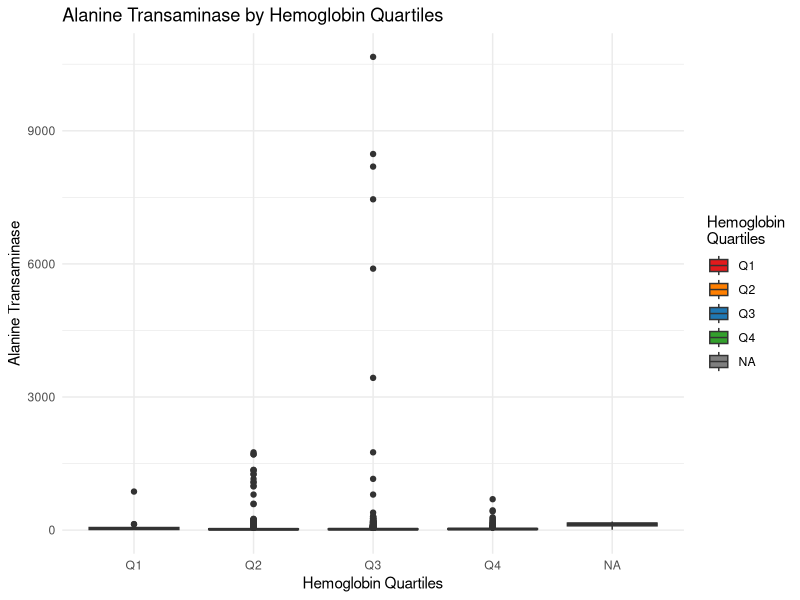
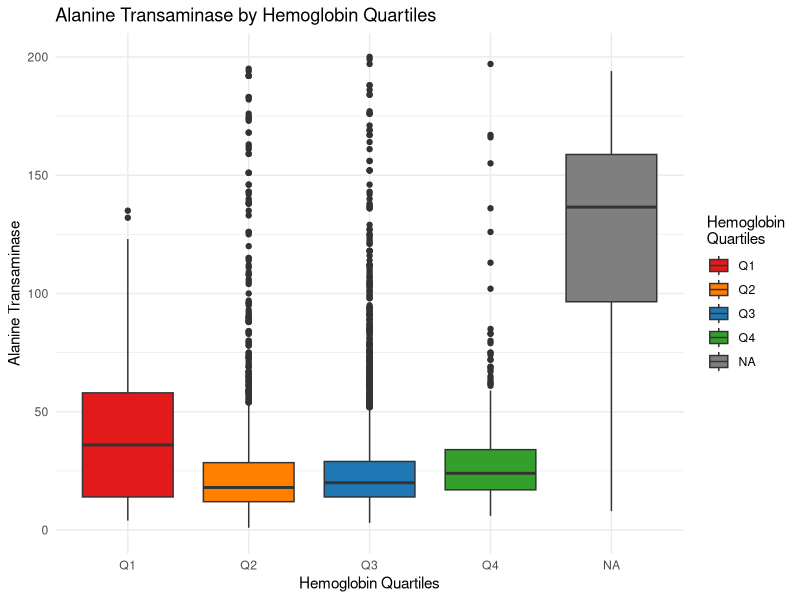
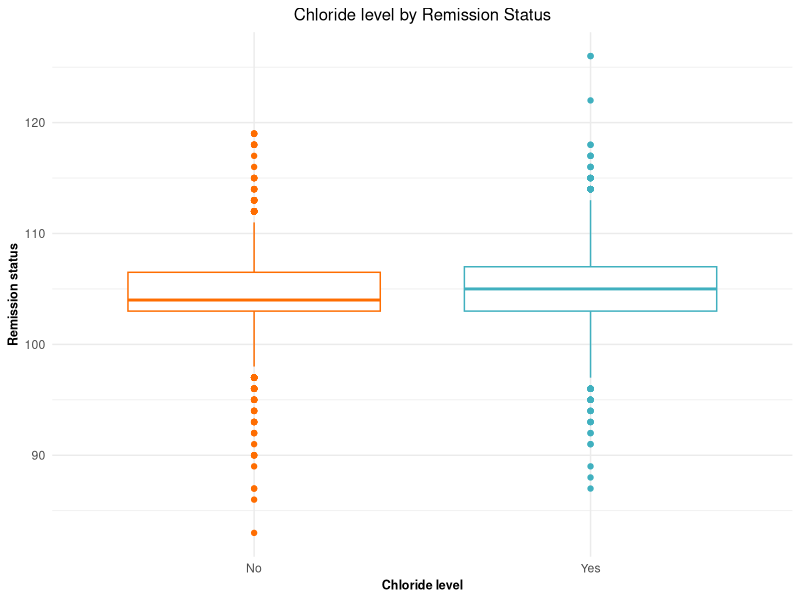
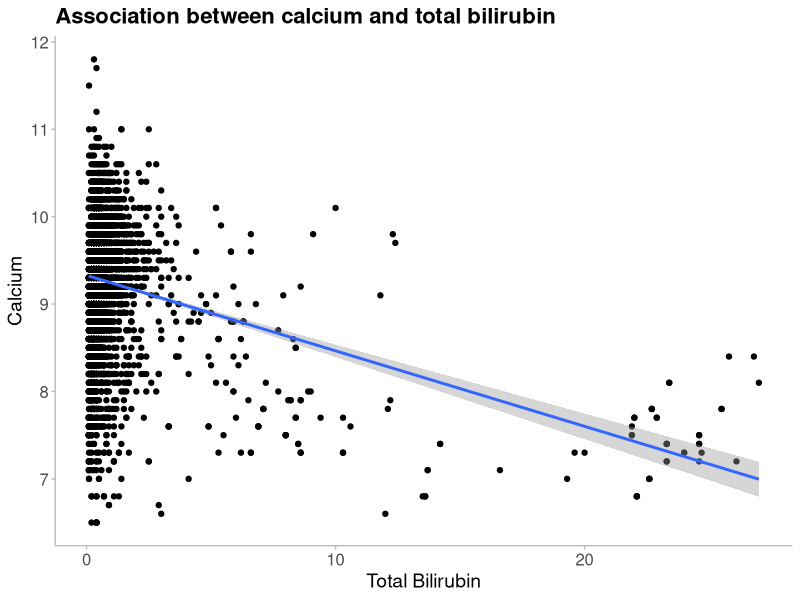
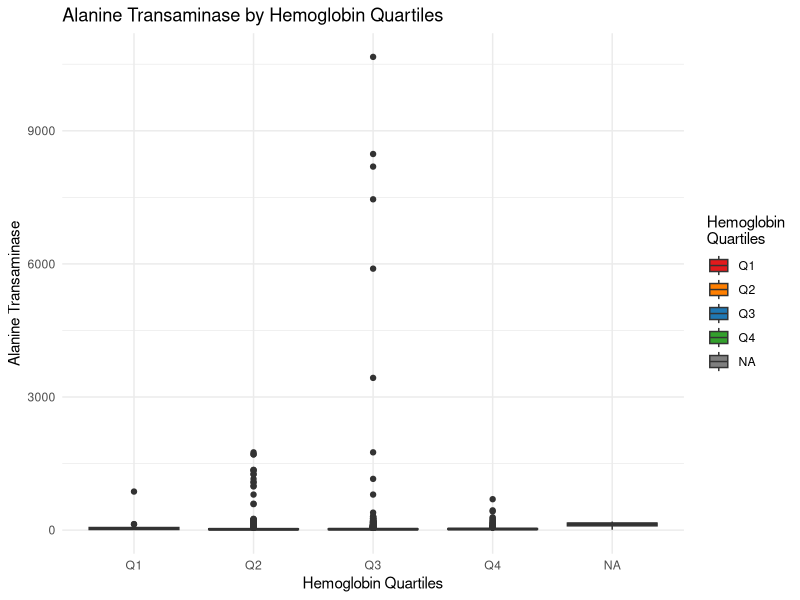
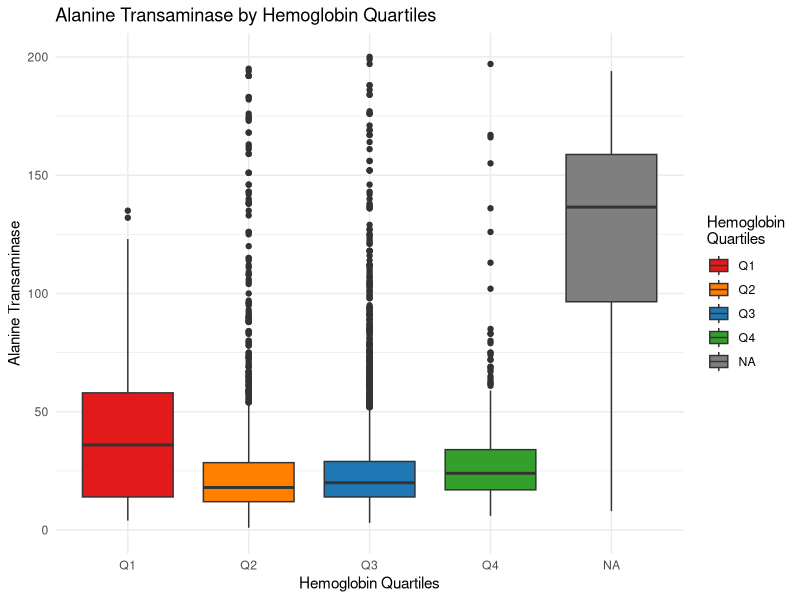
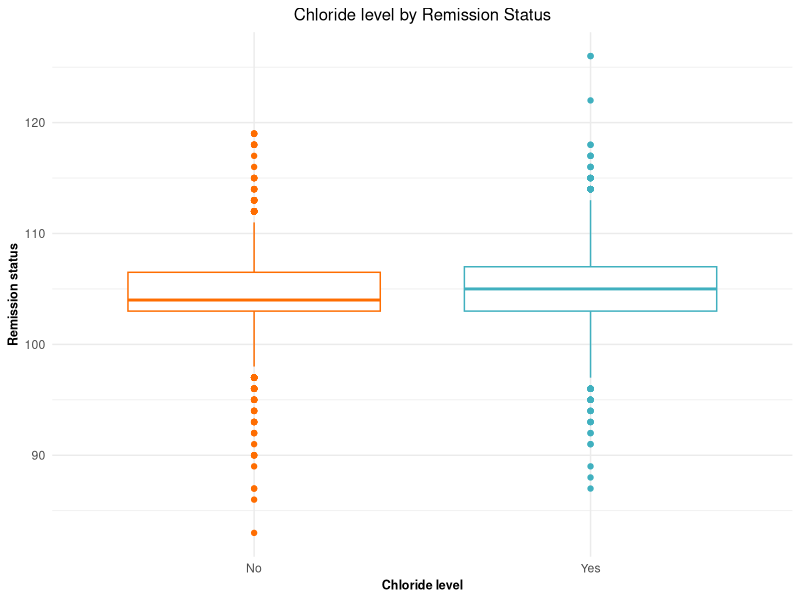
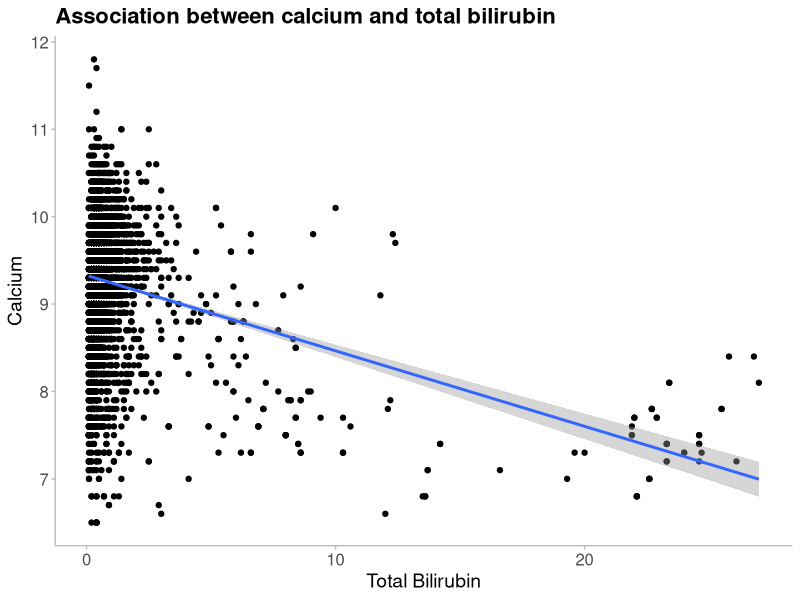

Source code (R) for these figures, in order:
#----Script Header-------------------------------------------------------------####
# Date: 10.09.2025
# Author: Data_drama_queens
# Filename: statistical-analysis
# Description: Script for statistical analysis.
#              We were given 5 questions, and asked to select one question each.
#              We have answered the following questions:
#                 - According to the data, was there a difference of alanine transaminase between quartiles of the hemoglobin level?
#                 - Does the remission depend on chloride?
#                 - Is there an association between calcium and total bilirubin?
# Project: RMED901A_Exam_Assignment
#-------------------------------------------------------------------------------###

# Read the data ----
library(here)
library(ggplot2)
library(tidyverse)

patient_data <- read_delim(
  here("data", "data-for-analysis", "20250908-tidy-joined-exam-data.txt"),
  delim = "\t"
)


# According to the data, was there a difference of alanine transaminase between quartiles of the hemoglobin level? ----
# Hemoglobin quartiles - statistical analysis

# Plot of Hemoglobin quartiles vs Alanine Transaminase
hgb_alt_plot <- ggplot(patient_data, aes(x = hgb_quartiles, y = alt, fill = hgb_quartiles)) +
  geom_boxplot() + # Creates box plots
  scale_fill_manual(
    values = c("#E31A1C", "#FF7F00", "#1F78B4", "#33A02C"), # Custom colors for each quartile
    name = "Hemoglobin\nQuartiles"
  ) + # Legend title
  labs(
    title = "Alanine Transaminase by Hemoglobin Quartiles", # Main title
    x = "Hemoglobin Quartiles", # X-axis label
    y = "Alanine Transaminase"
  ) + # Y-axis label
  theme_minimal()

hgb_alt_plot

# Save plot
filename_correlation_plot <- here("figures", "20250910-hgb-alt-plot.tiff")
ggsave(filename_correlation_plot, plot = hgb_alt_plot, width = 7, height = 7, dpi = 300)


hgb_alt_plot_without_outliers <- ggplot(patient_data, aes(x = hgb_quartiles, y = alt, fill = hgb_quartiles)) +
  geom_boxplot() + # Creates box plots
  scale_fill_manual(
    values = c("#E31A1C", "#FF7F00", "#1F78B4", "#33A02C"), # Custom colors for each quartile
    name = "Hemoglobin\nQuartiles"
  ) + # Legend title
  labs(
    title = "Alanine Transaminase by Hemoglobin Quartiles", # Main title
    x = "Hemoglobin Quartiles", # X-axis label
    y = "Alanine Transaminase"
  ) + # Y-axis label
  theme_minimal() +
  scale_y_continuous(limits = c(0, 200))

hgb_alt_plot_without_outliers

# ANOVA test
hgb_alt_aov <- patient_data %>%
  aov(alt ~ hgb_quartiles, data = .) %>% # Performs one-way ANOVA
  broom::tidy() # Converts results to clean data frame

# View the ANOVA results
hgb_alt_aov

# Save plot
filename_correlation_plot <- here("figures", "20250910-hgb-alt-plot-without-outliers.tiff")
ggsave(filename_correlation_plot, plot = hgb_alt_plot_without_outliers, width = 7, height = 7, dpi = 300)


# Statistical test to investigate if the remission is depended on chloride ----

## Count the number of patients in each category of remission
patient_data %>%
  group_by(remission) %>%
  count()

## Boxplot to visualize chloride levels by remission status.
remission_chloride_plot <- ggplot(patient_data, aes(remission, chloride, color = remission)) +
  geom_boxplot() +
  theme_minimal() +
  theme(
    legend.position = "none"
  ) +
  labs(
    title = "Chloride level by Remission Status",
    x = "Chloride level",
    y = "Remission status"
  ) +
  theme(
    axis.title.x = element_text(face = "bold", size = 9),
    axis.title.y = element_text(face = "bold", size = 9),
    plot.title = element_text(hjust = 0.5, size = 12)
  ) +
  scale_color_manual(values = c("No" = "#fe6d01", "Yes" = "#40b0bf"))

remission_chloride_plot

# Save plot
filename_correlation_plot <- here("figures", "20250910-remission-chloride.tiff")
ggsave(filename_correlation_plot, plot = remission_chloride_plot, width = 7, height = 7, dpi = 300)


# T-test to test difference in mean chloride levels by remission status
t_test_results <- patient_data %>%
  t.test(chloride ~ remission, data = .) %>%
  broom::tidy()

t_test_results
# We have used an unpaired t-test for statistical analysis because we are
# interested in comparing the mean of chloride level between those with and
# without remission.

# The 2808 patients with remission compared to the 2359 patients
# without remission showed significant difference in chloride levels (t = -0.377, p = 0.000113)



# Association between calcium and total bilirubin----
# Plot the data first
cal_tbil_plot <- patient_data %>%
  ggplot(aes(x = tbil, y = cal)) +
  geom_point() +
  geom_smooth(method = "lm") +
  xlab("Total Bilirubin") + # change x axis label
  ylab("Calcium") + # y axis labels
  labs(title = "Association between calcium and total bilirubin") +
  theme_minimal() + # use the minimal theme
  theme(
    panel.grid.major = element_blank(), # remove major grid
    panel.grid.minor = element_blank(), # remove minor grid
    axis.line = element_line(colour = "grey", linewidth = 0.5), # include x and y axis
    axis.ticks = element_line(colour = "grey", linewidth = 0.5), # include tick marks
    plot.title = element_text(size = 16, face = "bold"), # change title font
    axis.title = element_text(size = 14), # change axis title size
    axis.text.x = element_text(size = 12), # change x-axis text size
    axis.text.y = element_text(size = 12) # change y-axis text size
  )

cal_tbil_plot

# Save plot
filename_correlation_plot <- here("figures", "20250910-cal-tbil.tiff")
ggsave(filename_correlation_plot, plot = cal_tbil_plot, width = 7, height = 7, dpi = 300)


# From the plot we see that the data is not well captured by a linear relationships.
# Most points are located at low levels of total bilirubin, while a few points are located to the right.
# If the analyse was to be used in a "real" analysis, we should consider measures to improve the
# association evaluation.

# However, a linear regression analysis for the association between calcium and total bilirubin is
# considered to be sufficient in this project.
cal_tbil_lm <- patient_data %>%
  lm(cal ~ tbil, data = .) %>%
  broom::tidy()

# View the regression results
cal_tbil_lm

# The linear regression indicates that there is an association between calcium and total bilirubin.
# The estimated coefficient is -0.09, with a p-value of 1.8e-104.
